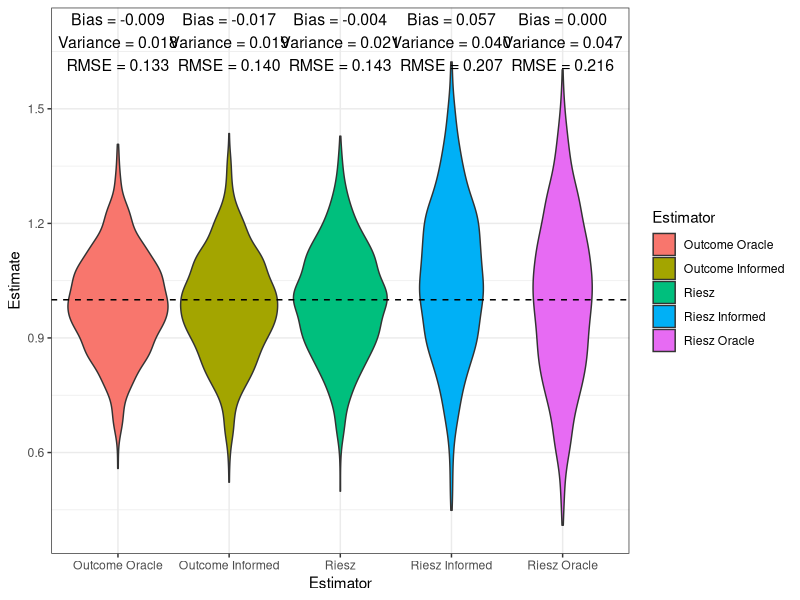

The R script that drew this image:
library(tidyverse)
res <- read_csv("ate_experiment/LASSO_experiment/DOPE/InformedLasso.csv")
df <- res %>% select(-c(truth, covered_outcome_adapted, covered_riesz_adapted)) %>% pivot_longer(cols = everything(), names_to = "Estimator",values_to = "Estimate") %>% mutate(Estimator = str_replace(Estimator,"_", " ")) %>% filter(Estimate != 0)

stats <- df %>% group_by(Estimator) %>% summarise(Bias = mean(Estimate)-1, RMSE = sqrt(mean((Estimate-1)^2)), Variance =  var(Estimate))
df %>%
  left_join(stats, by = "Estimator") %>% 
  mutate(Estimator = fct_reorder(Estimator, RMSE)) %>%
  ggplot(aes(Estimator, Estimate, fill = Estimator)) + geom_violin() + geom_hline(yintercept = 1, linetype = "dashed") + 
  geom_text(
    data = stats,
    aes(
      x = Estimator,
      y = Inf,
      label = sprintf(
        "Bias = %.3f\nVariance = %.3f\nRMSE = %.3f",
        Bias, Variance, RMSE
      )
    ),
    vjust = 1.1,
    size = 4
  )+
  ylim(0.4,1.7)+
  theme_bw() 
